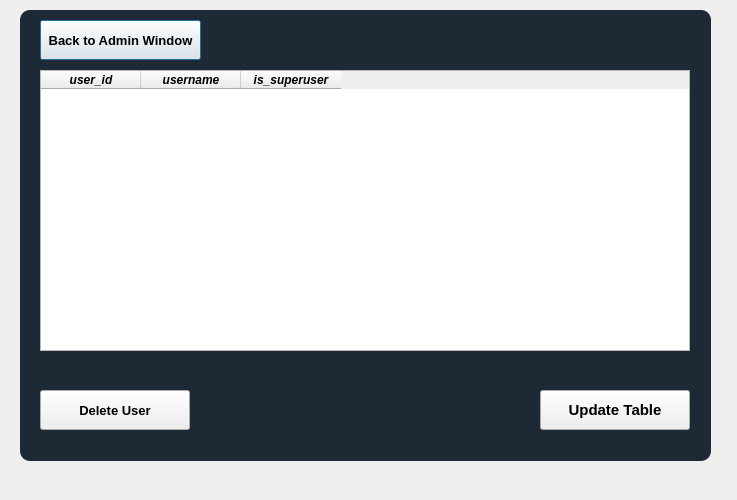
<?xml version="1.0" encoding="UTF-8"?>
<ui version="4.0">
 <class>DeleteUserTableWindow</class>
 <widget class="QDialog" name="DeleteUserTableWindow">
  <property name="geometry">
   <rect>
    <x>0</x>
    <y>0</y>
    <width>737</width>
    <height>500</height>
   </rect>
  </property>
  <property name="windowTitle">
   <string>Dialog</string>
  </property>
  <widget class="QLabel" name="label">
   <property name="geometry">
    <rect>
     <x>20</x>
     <y>10</y>
     <width>691</width>
     <height>451</height>
    </rect>
   </property>
   <property name="styleSheet">
    <string notr="true">background-color: rgba(16, 30, 41, 240);
border-radius: 10px;</string>
   </property>
   <property name="text">
    <string/>
   </property>
  </widget>
  <widget class="QTableWidget" name="tableWidget">
   <property name="geometry">
    <rect>
     <x>40</x>
     <y>70</y>
     <width>650</width>
     <height>281</height>
    </rect>
   </property>
   <property name="font">
    <font>
     <weight>75</weight>
     <italic>true</italic>
     <bold>true</bold>
    </font>
   </property>
   <column>
    <property name="text">
     <string>user_id</string>
    </property>
   </column>
   <column>
    <property name="text">
     <string>username</string>
    </property>
   </column>
   <column>
    <property name="text">
     <string>is_superuser</string>
    </property>
   </column>
  </widget>
  <widget class="QPushButton" name="back_to_admin_window_button">
   <property name="geometry">
    <rect>
     <x>40</x>
     <y>20</y>
     <width>161</width>
     <height>40</height>
    </rect>
   </property>
   <property name="font">
    <font>
     <pointsize>10</pointsize>
     <weight>75</weight>
     <bold>true</bold>
    </font>
   </property>
   <property name="text">
    <string>Back to Admin Window</string>
   </property>
  </widget>
  <widget class="QPushButton" name="delete_user_button">
   <property name="geometry">
    <rect>
     <x>40</x>
     <y>390</y>
     <width>150</width>
     <height>40</height>
    </rect>
   </property>
   <property name="font">
    <font>
     <pointsize>10</pointsize>
     <weight>75</weight>
     <bold>true</bold>
    </font>
   </property>
   <property name="text">
    <string>Delete User</string>
   </property>
  </widget>
  <widget class="QPushButton" name="update_table_button">
   <property name="geometry">
    <rect>
     <x>540</x>
     <y>390</y>
     <width>150</width>
     <height>40</height>
    </rect>
   </property>
   <property name="font">
    <font>
     <pointsize>11</pointsize>
     <weight>75</weight>
     <bold>true</bold>
    </font>
   </property>
   <property name="text">
    <string>Update Table</string>
   </property>
  </widget>
 </widget>
 <resources/>
 <connections/>
</ui>
